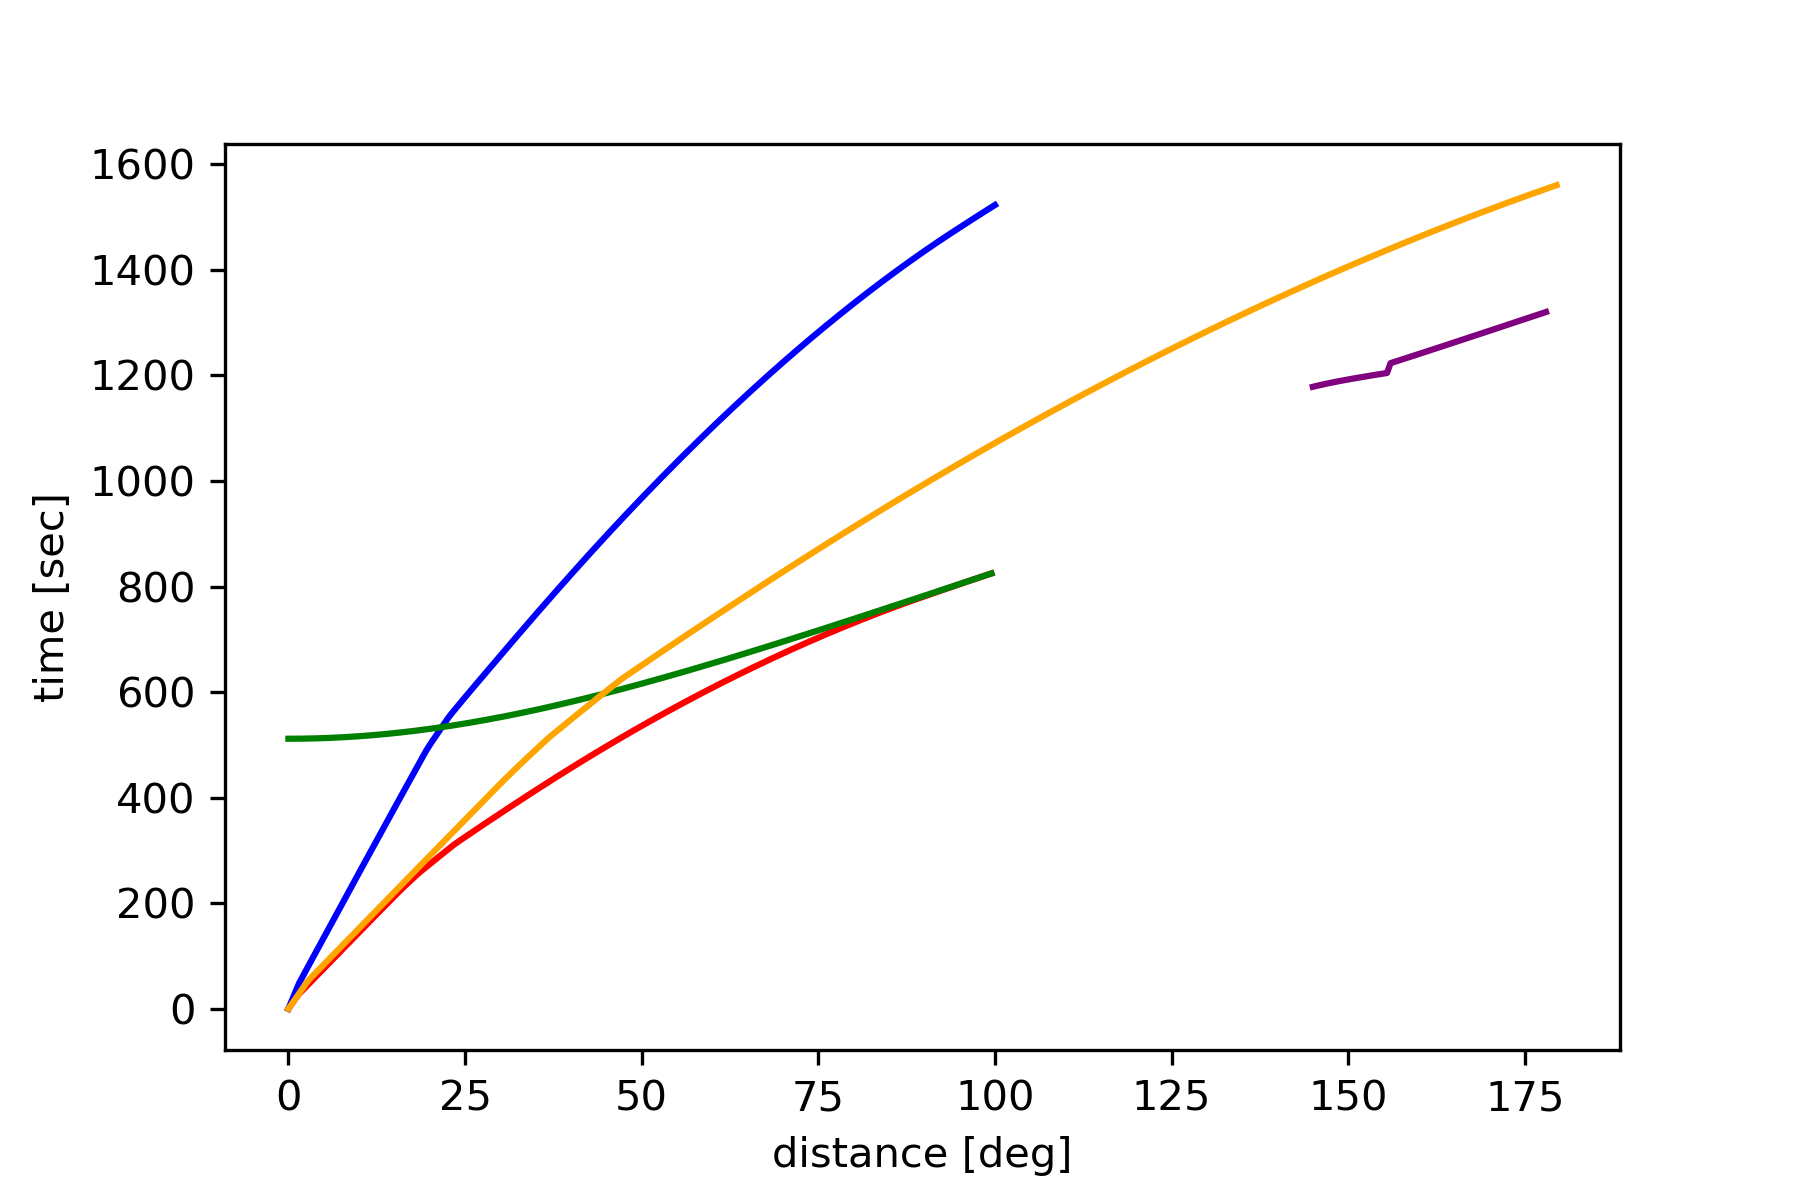

This figure's Python source:
#!/usr/bin/env python3
# -*- coding: utf-8 -*-
"""
Created on Thu Dec  1 10:13:40 2022

@author: chrisyoung
"""

# Create and plot specified travel time curves using obspy.taup

import numpy as np
from obspy.taup import TauPyModel
import matplotlib.pyplot as plt

m = TauPyModel(model = 'ak135')
phase_list = ['P','S','PcP','PP','PKP']
color_list = ['red','blue','green','orange','purple','brown','olive','pink','cyan','gray']
dist_range = np.arange(0., 180, 0.5)

fig = plt.figure()

for postion, phase in enumerate(phase_list):
    dist_valid = np.array([0])
    time_valid = np.array([0])
    for dist in dist_range:
        arrival = m.get_travel_times(distance_in_degree=dist, phase_list=[phase],
                                      source_depth_in_km = 0.0)
        if len(arrival):
            dist_valid = np.concatenate((dist_valid,[dist]))
            time_valid = np.concatenate((time_valid,[arrival[0].time]))
            
            
    dist_valid = dist_valid[1:]
    time_valid = time_valid[1:]
    color = color_list[postion]
    plt.plot(dist_valid,time_valid,color=color,linestyle='-')
    
ax = fig.axes[0]
ax.set_xlabel('distance [deg]')
ax.set_ylabel('time [sec]')

plt.figure(fig)
plt.savefig('PlotTtCurves.png', dpi = 300)